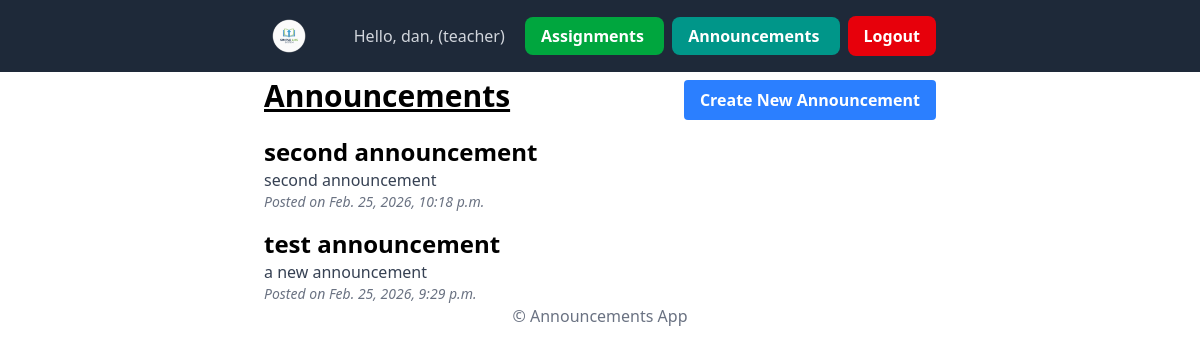
Screenshot of /announcements/ (signed in) with the database file from the repository.
### core/models.py (models this page shows, shortened)
class User(AbstractUser):
    ROLE_CHOICES = (
        ('teacher', 'Teacher'),
        ('student', 'Student'),
    )
    role = models.CharField(max_length=10, choices=ROLE_CHOICES)

### announcements/models.py (models this page shows, shortened)
class Announcement(models.Model):
    title = models.CharField(max_length=100)
    message = models.TextField()
    created_by = models.ForeignKey(
        settings.AUTH_USER_MODEL, # this is the model for the user
        on_delete=models.CASCADE,
        null=True,
        blank=True)
    created_at = models.DateTimeField(auto_now_add=True)
    updated_at = models.DateTimeField(auto_now=True)

### announcements/views.py (the view)
# urls.py: path('', AnnouncementListView.as_view(), name='announcement_list'),
@method_decorator(login_required, name='dispatch')
class AnnouncementListView(View):
    template_name = 'announcements/announcement_list.html'
    def get(self, request):
        announcements = Announcement.objects.all().order_by('-created_at')
        return render(
            request,
            self.template_name,
            {'announcements': announcements}
        )

### announcements/templates/announcements/announcement_list.html
{% extends "base.html" %}
{% block content %}
<div class="max-w-2xl mx-auto px-4 md:px-0">
    <div class="flex justify-between items-center mb-4">
        <h1 class="text-3xl font-bold underline">
            Announcements
        </h1>
        <a
        class="bg-blue-500 hover:bg-blue-700 text-white font-bold mt-2 py-2 px-4 rounded"
            href="{% url 'create_announcement' %}">Create New Announcement</a>
    </div>
    <section>
        <ul>
          {% for announcement in announcements %}
            <li>
              <h2 class="text-2xl font-semibold mt-4">
                  {{ announcement.title }}
              </h2>
              <p class="text-gray-700">
                  {{ announcement.message }}
              </p>
              <p
                  class="text-gray-500 text-sm"
              ><em>Posted on {{ announcement.created_at }}</em></p>
            </li>
          {% empty %}
            <li>No announcements available.</li>
          {% endfor %}
        </ul>
    </section>
{% endblock %}

### templates/base.html (shortened to what this page needs)
{% load static %}
<!doctype html>
<html>
  <head>
    <script src="https://cdn.jsdelivr.net/npm/@tailwindcss/browser@4"></script>
    <link rel="stylesheet" href="{% static 'css/styles.css' %}" />
  </head>
  <body>
    <header>
        {% block header %}
        <nav class="bg-gray-800 p-4">
            <div class="max-w-2xl mx-auto flex justify-between items-center">
                <a href="{% url 'home' %}" class="flex text-white text-lg font-semibold">
                    <img src="{% static '/logo-sm.png' %}"
                        class="px-2"
                        width="50"
                        height="50"
                    >
                </a>
                {% if user.is_authenticated %}
                <div>
                    <form method="post" action="{% url 'logout' %}">
                        <span class="text-gray-300 mr-4">
                            Hello, {{user.username}}, ({{user.role}})
                        </span>
                        <a href="{% url 'assignment_list' %}" class="px-4 py-2 mr-2 bg-green-600 text-white font-semibold rounded-lg hover:bg-green-700 focus:outline-none focus:ring-2 focus:ring-green-500 focus:ring-offset-2">
                            Assignments
                        </a>
                        <a href="{% url 'announcement_list' %}" class="px-4 py-2 mr-2 bg-teal-600 text-white font-semibold rounded-lg hover:bg-teal-700 focus:outline-none focus:ring-2 focus:ring-teal-500 focus:ring-offset-2">
                            Announcements
                        </a>
                        <button type="submit" class="px-4 py-2 bg-red-600 text-white font-semibold rounded-lg hover:bg-red-700 focus:outline-none focus:ring-2 focus:ring-red-500 focus:ring-offset-2">
                            Logout
                        </button>
                    </form>
                </div>
                {% endif %}
            </div>
        </nav>
        {% endblock %}
    </header>
    <main>
        {% block content %}{% endblock %}
    </main>
    <footer>
        {% block footer %}
            <p class="text-center text-gray-500">
                &copy; Announcements App
            </p>
        {% endblock %}
    </footer>
  </body>
</html>

### rows the page displays
User: username "dan", role "teacher"
Announcement: title "second announcement", message "second announcement", created_at "Feb. 25, 2026, 10:18 p.m."
Announcement: title "test announcement", message "a new announcement", created_at "Feb. 25, 2026, 9:29 p.m."
